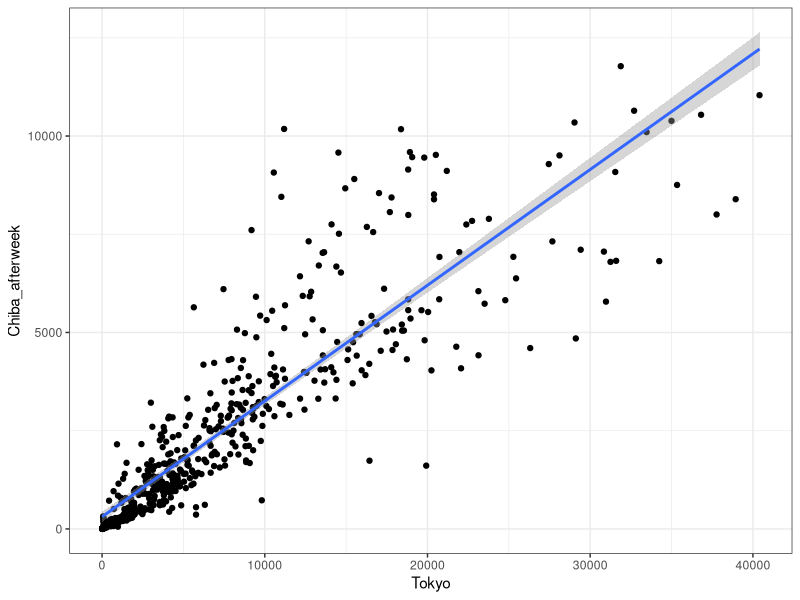

Generate this figure with R:
## ---- chunk 1
knitr::opts_chunk$set(echo = FALSE)
suppressMessages(library(dplyr))
suppressMessages(library(ggplot2))
## ---- chunk 2
new_case_select <- read.csv("new_case_select.csv")
head(new_case_select)
## ---- chunk 3
logit <- lm(Chiba_afterweek ~ Tokyo + Kanagawa + Saitama + Ibaraki, data=new_case_select)
summary(logit)[4]; summary(logit)[9]
## ---- chunk 4
new_case_select %>% ggplot(aes(x=Tokyo, y=Chiba_afterweek)) + geom_point() + 
  stat_smooth(method="lm", formula=y~x) + theme_bw()
